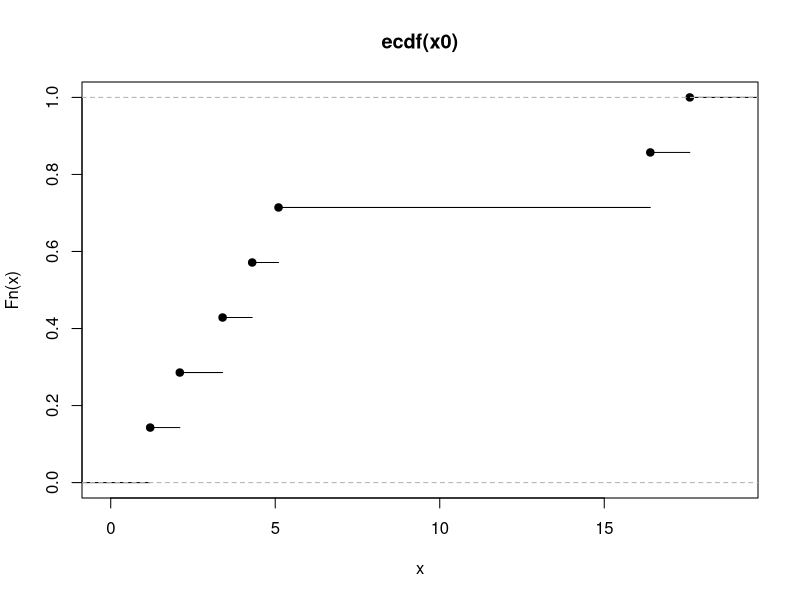

Source code (R):
## ---- chunk 1
x0<-c(5.1, 3.4, 1.2, 17.6, 2.1, 16.4, 4.3)
Fn <- ecdf(x0)
plot(Fn)
